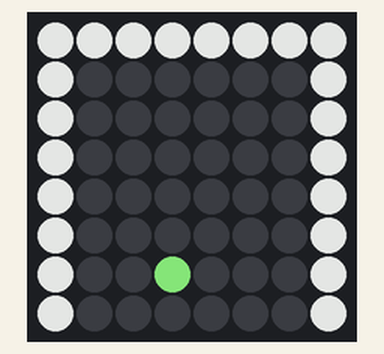
Simulated run of this program. Board: Raspberry Pi (BCM pin numbers) with a Sense HAT. Shown: the Sense HAT's 8×8 RGB LED matrix. Dim RGB values are drawn brighter than linear; random numbers come from a fixed seed; what the program prints to the terminal is not drawn.

Above: at 0.17 s.
At 6.2 s:
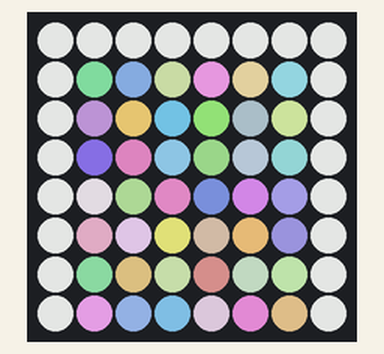
At 9.8 s:
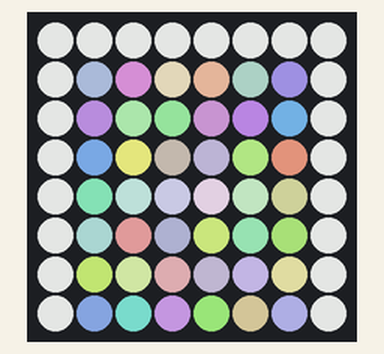
At 16.9 s:
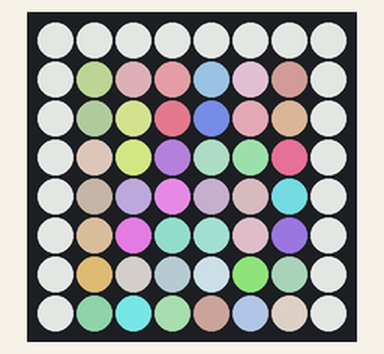
At 24.0 s:
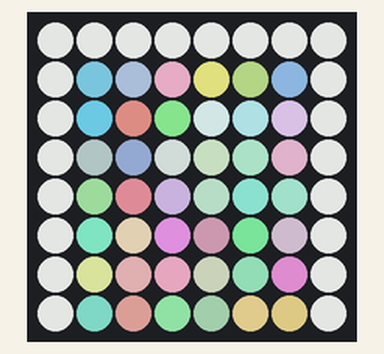
At 38.2 s:
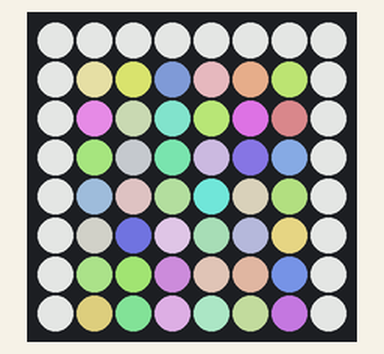

The program:

drop_sense.py
```python
#!/usr/bin/env python

import time
from random import randint

from sense_hat import SenseHat

sense = SenseHat()
sense.set_rotation(0)
sense.low_light = True


print("""Drop

Creates a virtual bucket and fills it with randomly coloured dots.

If you're using a Unicorn HAT and only half the screen lights up,
edit this example and  change 'unicorn.AUTO' to 'unicorn.HAT' below.
""")

uh_width = 8
uh_height = 8

heights = []

def setup():

    global heights
    heights = []
    for b in range(0, (uh_width-2)):
        heights.append(0)
    sense.clear()
    for b in range(0, uh_height):
        sense.set_pixel(0, b, 255, 255, 255)
    for b in range(0, uh_height):
        sense.set_pixel((uh_width-1), b, 255, 255, 255)
    for b in range(1, (uh_width-1)):
        sense.set_pixel(b, 0, 255, 255, 255)

def drop_ball():

    ball_colour = [randint(100, 255), randint(100, 255), randint(100, 255)]
    ball_column = randint(0, (uh_width-3))

    while heights[ball_column] == (uh_height-1):
        ball_column = randint(0, (uh_width-3))
    height = heights[ball_column]
    ball_y = (uh_height-1)
    sense.set_pixel(ball_column + 1, ball_y, ball_colour[0], ball_colour[1], ball_colour[2])
    dropcount = (uh_height-2) - height
    for y in range(0, dropcount):
        sense.set_pixel(ball_column + 1, ball_y, 0, 0, 0)
        ball_y -= 1
        sense.set_pixel(ball_column + 1, ball_y, ball_colour[0], ball_colour[1], ball_colour[2])
        time.sleep(0.02)
    heights[ball_column] += 1


setup()
while True:
    for i in range(0, (uh_width-2)*(uh_height-1)):
        drop_ball()
    time.sleep(1)
    setup()
```

Measured:
- what the display in image 1 shows lasts 1.0 s, from 6.1 s to 7.1 s
